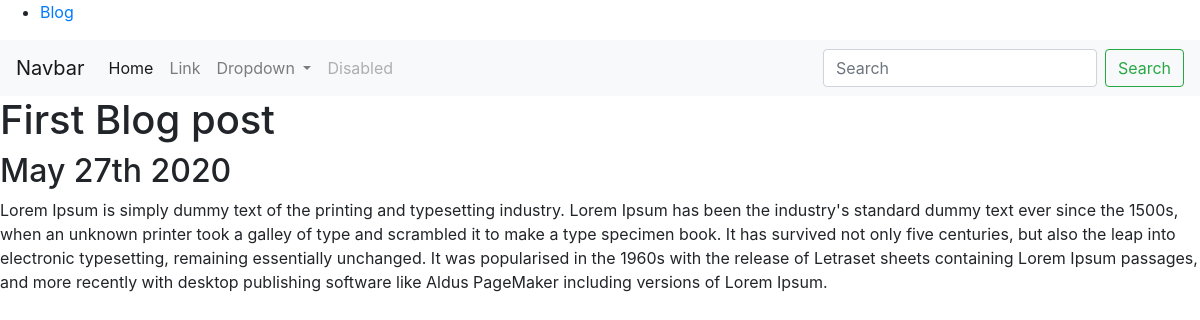
Page /blog/3/ on the committed database.
### blog/models.py (models this page shows, shortened)
class blog(models.Model):
    title = models.CharField(max_length=200)
    title_url = models.URLField(blank=True)
    date = models.DateField()
    description = models.TextField()

### blog/views.py (the view)
# urls.py: path('<int:blog_id>/', views.detail, name='detail')
def detail(request,blog_id):
    blog_item = get_object_or_404(blog, pk=blog_id)
    return render(request,'blog/detail.html', {'blog':blog_item})

### blog/templates/blog/detail.html
{% extends 'portfolio/base.html' %}
{% block content %}
<h1>{{ blog.title }}</h1>
<h2> {{ blog.date |date:'F jS Y' }}</h2>
{{ blog.description|safe }}
{% endblock %}

### rows in the picture
blog: title "First Blog post", date "May 27th 2020", description "Lorem Ipsum is simply dummy text of the printing and typesetting industry. Lorem Ipsum has been the industry's standard dummy text ever since the 1500s, when an unknown printer took a galley of type and scrambled it to make a type specimen book. It has survived not only five centuries, but also the leap into electronic typesetting, remaining essentially unchanged. It was popularised in the 1960s with the release of Letraset sheets containing Lorem Ipsum passages, and more recently with desktop publishing software like Aldus PageMaker including versions of Lorem Ipsum."
